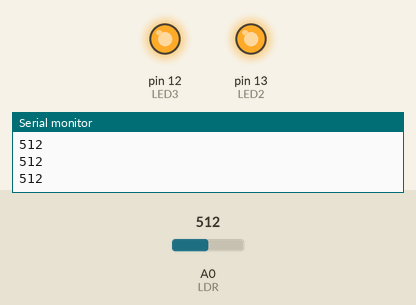
The sketch below on a simulated Arduino Uno, built with avr-gcc and run on an emulated ATmega328P. Parts: output pins drawn as LEDs (lit = HIGH), the last lines printed to the serial monitor. The test bench sets the inputs (shaded band); at power-on: A0 (LDR) = 512. Pins used as bus, display or sensor lines are not drawn.

Above: at 1.2 s.
1.3 s: A0 (LDR) set to 75
2.9 s: A0 (LDR) set to 64
At 4.1 s:
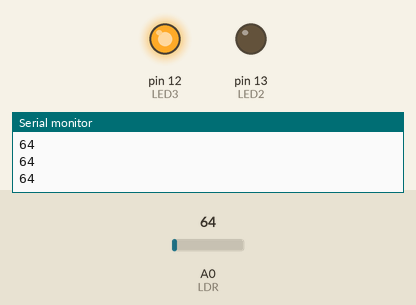
4.7 s: A0 (LDR) set to 80
At 6.1 s:
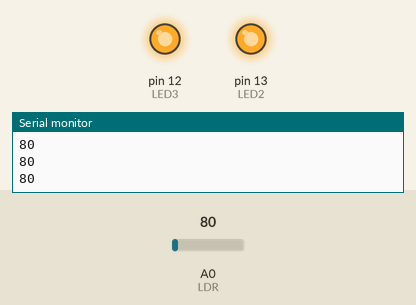
6.5 s: A0 (LDR) set to 60
At 8.1 s:
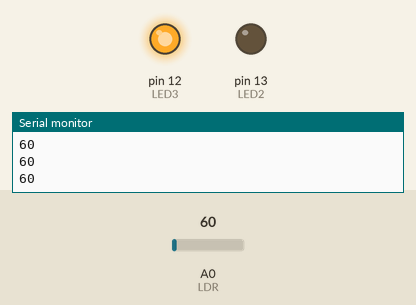
Timing chart, 0 to 9.2 s (numbered marks = the images above; inputs shaded):
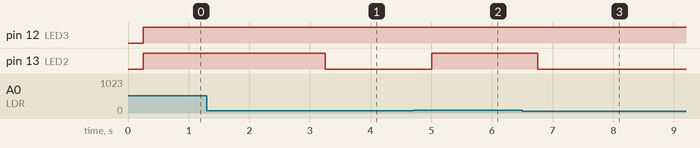

Measured:
- the behaviour switches between 70 and 69 on A0 (LDR) (found by bisection; images 0 and 1)
- after the input at 2.9 s, pin 13 (LED2): HIGH → LOW after 0.35 s
- after the input at 4.7 s, pin 13 (LED2): LOW → HIGH after 0.31 s
- after the input at 6.5 s, pin 13 (LED2): HIGH → LOW after 0.26 s

The sketch:

LDR_sensor.ino
```cpp
/*  LDR sensor demo code for RExPerience '17
 *   Creates a LED circuit that turns on more light when it's darker
 *   utilizes Light Dependent Resistor (LDR)
 *
 *   Modified By Song Wei 7 July 2017
 */

#define LDR A0 // A0
#define LED1 0 // GPIO 0
#define LED2 13 // GPIO 13
#define LED3 12 //GPIO 12

int val = 0;  //define analog variable val

void setup() {
  Serial.begin(9600);
  pinMode(LDR, INPUT);
  pinMode(LED1, OUTPUT);
  pinMode(LED2, OUTPUT);
  pinMode(LED3, OUTPUT);
}

void loop() {
  val = analogRead(LDR); //read the analog value assigned to val
  Serial.println(val);
  delay(250);
  digitalWrite(LED1, HIGH);
  digitalWrite(LED2, HIGH);
  digitalWrite(LED3, HIGH);

  // LED lighting control
  if (val < 80) {
    digitalWrite(LED1, LOW);
    if (val < 70) {
      digitalWrite(LED2, LOW);
      if (val < 30) {
        digitalWrite(LED3, LOW);
      }
    }
  }
}
```
